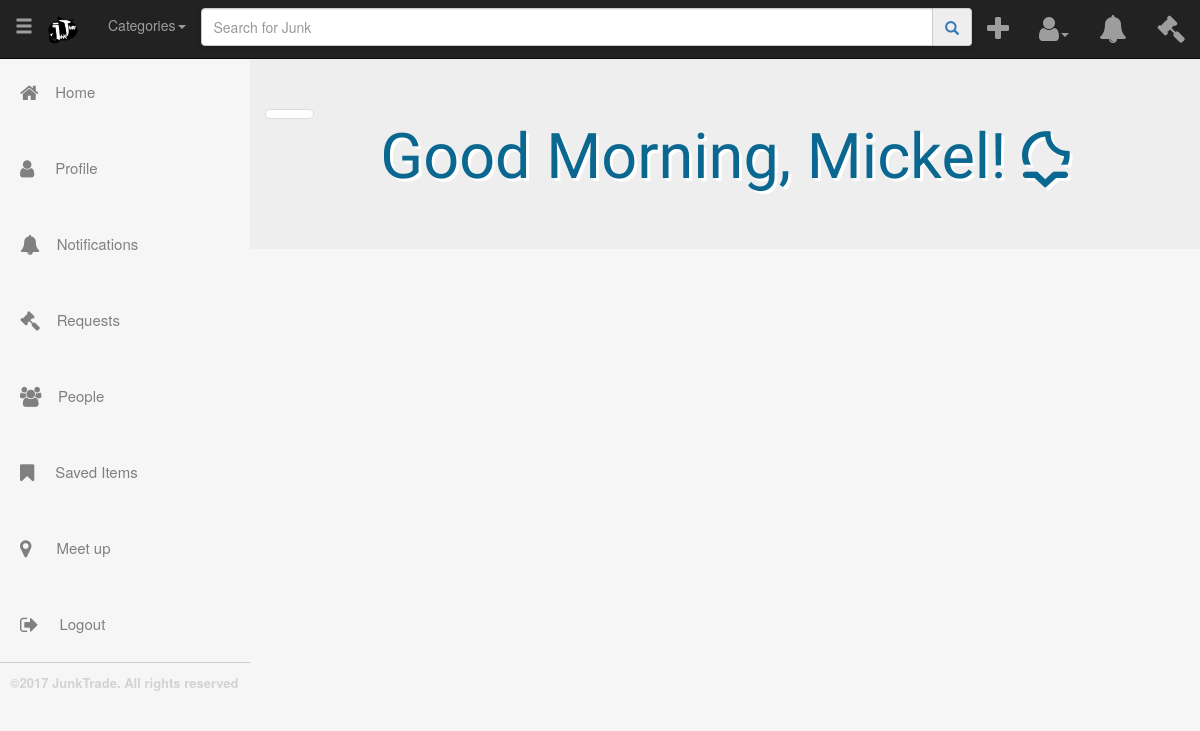
The app's page /templates/homepage.php (signed in), older data.
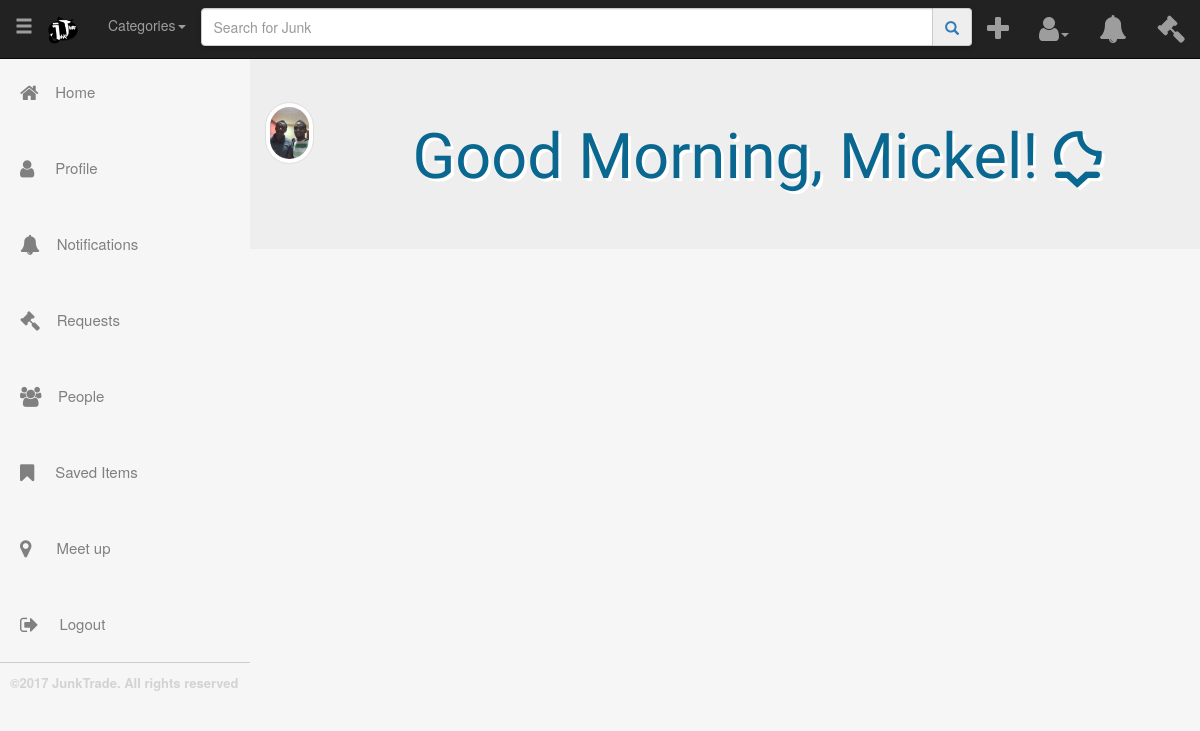
The same page, newer data.
### tables this page shows
CREATE TABLE `users` (
  `id` int(11) NOT NULL,
  `username` varchar(30) NOT NULL,
  `firstname` varchar(50) NOT NULL,
  `lastname` varchar(50) NOT NULL,
  `email` varchar(100) NOT NULL,
  `password` varchar(100) NOT NULL,
  `sQuestion` varchar(100) NOT NULL,
  `sAnswer` varchar(100) NOT NULL,
  `profilepicture` varchar(1000) DEFAULT NULL
);

### lib.php (the view, shortened to what this page needs)
<?php
function getDBConnection(){
	try{
		$db = new mysqli("localhost","root","","peertrading");
		return $db;
	}catch(Exception $e){ }
	return null;
}
function getProfileImage(){
  $db = getDBConnection();
  $rec = null;
  $ppid = $_SESSION["id"];
  if ($db != NULL){
    $sql = "SELECT `profilepicture` FROM `users` WHERE id = '$ppid';";
    $res = $db->query($sql);
    if ($res){
      $rec= $res->fetch_assoc();
    }
  }
  $pp =  json_encode($rec['profilepicture']);
if($pp == "null"){
return "<img src=../img/defaultPP.jpg style='width:100%; border-radius: 50px;' class='img-responsive img-thumbnail mx-auto'>";
 }
 else{
 return "<img src= $pp style='width:100%; border-radius: 50px;' class='img-responsive img-thumbnail mx-auto'>";
}
}
?>

Row changes from the older to the newer data that the page shows:
now on this page (row edited): users: profilepicture (picture)
